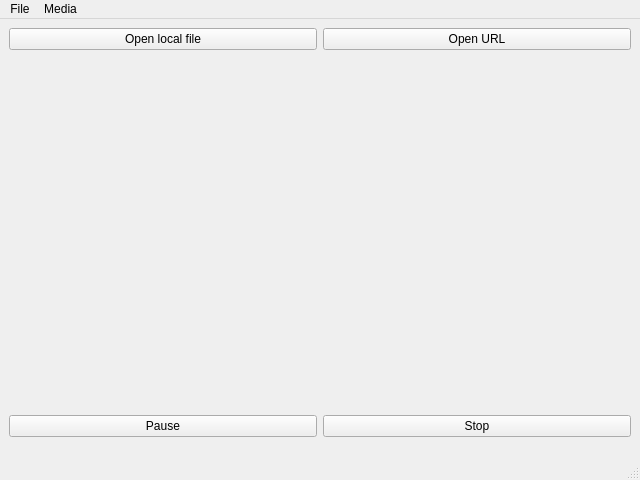
<?xml version="1.0" encoding="UTF-8"?>
<ui version="4.0">
 <class>ppgViewer</class>
 <widget class="QMainWindow" name="ppgViewer">
  <property name="geometry">
   <rect>
    <x>0</x>
    <y>0</y>
    <width>640</width>
    <height>480</height>
   </rect>
  </property>
  <property name="windowTitle">
   <string>Demo Player</string>
  </property>
  <widget class="QWidget" name="centralwidget">
   <layout class="QGridLayout" name="gridLayout_2">
    <item row="5" column="0" colspan="2">
     <widget class="VlcWidgetSeek" name="seek" native="true">
      <property name="sizePolicy">
       <sizepolicy hsizetype="Preferred" vsizetype="Maximum">
        <horstretch>0</horstretch>
        <verstretch>0</verstretch>
       </sizepolicy>
      </property>
     </widget>
    </item>
    <item row="4" column="0" colspan="2">
     <widget class="VlcWidgetVolumeSlider" name="volume" native="true">
      <property name="sizePolicy">
       <sizepolicy hsizetype="Preferred" vsizetype="Maximum">
        <horstretch>0</horstretch>
        <verstretch>0</verstretch>
       </sizepolicy>
      </property>
     </widget>
    </item>
    <item row="0" column="0">
     <widget class="QPushButton" name="openLocal">
      <property name="text">
       <string>Open local file</string>
      </property>
     </widget>
    </item>
    <item row="0" column="1">
     <widget class="QPushButton" name="openUrl">
      <property name="text">
       <string>Open URL</string>
      </property>
     </widget>
    </item>
    <item row="3" column="1">
     <widget class="QPushButton" name="stop">
      <property name="text">
       <string>Stop</string>
      </property>
     </widget>
    </item>
    <item row="3" column="0">
     <widget class="QPushButton" name="pause">
      <property name="text">
       <string>Pause</string>
      </property>
      <property name="checkable">
       <bool>true</bool>
      </property>
     </widget>
    </item>
    <item row="1" column="0" rowspan="2" colspan="2" alignment="Qt::AlignHCenter|Qt::AlignVCenter">
     <widget class="VlcWidgetVideo" name="video" native="true"/>
    </item>
   </layout>
  </widget>
  <widget class="QMenuBar" name="menubar">
   <property name="geometry">
    <rect>
     <x>0</x>
     <y>0</y>
     <width>640</width>
     <height>22</height>
    </rect>
   </property>
   <widget class="QMenu" name="menuFile">
    <property name="title">
     <string>File</string>
    </property>
    <addaction name="actionOpenLocal"/>
    <addaction name="actionOpenUrl"/>
    <addaction name="separator"/>
    <addaction name="actionQuit"/>
   </widget>
   <widget class="QMenu" name="menuMedia">
    <property name="title">
     <string>Media</string>
    </property>
    <addaction name="actionPause"/>
    <addaction name="actionStop"/>
   </widget>
   <addaction name="menuFile"/>
   <addaction name="menuMedia"/>
  </widget>
  <widget class="QStatusBar" name="statusbar"/>
  <action name="actionQuit">
   <property name="text">
    <string>Quit</string>
   </property>
  </action>
  <action name="actionPause">
   <property name="checkable">
    <bool>true</bool>
   </property>
   <property name="text">
    <string>Pause</string>
   </property>
  </action>
  <action name="actionStop">
   <property name="text">
    <string>Stop</string>
   </property>
  </action>
  <action name="actionOpenLocal">
   <property name="text">
    <string>Open local file</string>
   </property>
  </action>
  <action name="actionOpenUrl">
   <property name="text">
    <string>Open URL</string>
   </property>
  </action>
 </widget>
 <customwidgets>
  <customwidget>
   <class>VlcWidgetVideo</class>
   <extends>QWidget</extends>
   <header location="global">VLCQtWidgets/WidgetVideo.h</header>
   <container>1</container>
   <slots>
    <signal>fullscreen()</signal>
    <slot>toggleFullscreen()</slot>
   </slots>
  </customwidget>
  <customwidget>
   <class>VlcWidgetVolumeSlider</class>
   <extends>QWidget</extends>
   <header location="global">VLCQtWidgets/WidgetVolumeSlider.h</header>
   <container>1</container>
   <slots>
    <slot>mute()</slot>
    <slot>volumeUp()</slot>
    <slot>volumeDown()</slot>
   </slots>
  </customwidget>
  <customwidget>
   <class>VlcWidgetSeek</class>
   <extends>QWidget</extends>
   <header location="global">VLCQtWidgets/WidgetSeek.h</header>
   <container>1</container>
  </customwidget>
 </customwidgets>
 <resources/>
 <connections>
  <connection>
   <sender>actionQuit</sender>
   <signal>triggered()</signal>
   <receiver>ppgViewer</receiver>
   <slot>close()</slot>
   <hints>
    <hint type="sourcelabel">
     <x>-1</x>
     <y>-1</y>
    </hint>
    <hint type="destinationlabel">
     <x>399</x>
     <y>299</y>
    </hint>
   </hints>
  </connection>
 </connections>
</ui>
